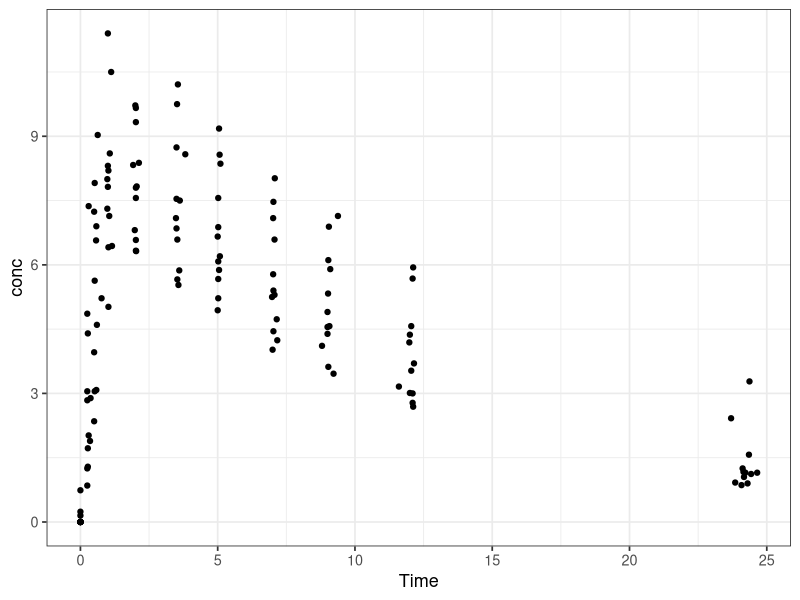
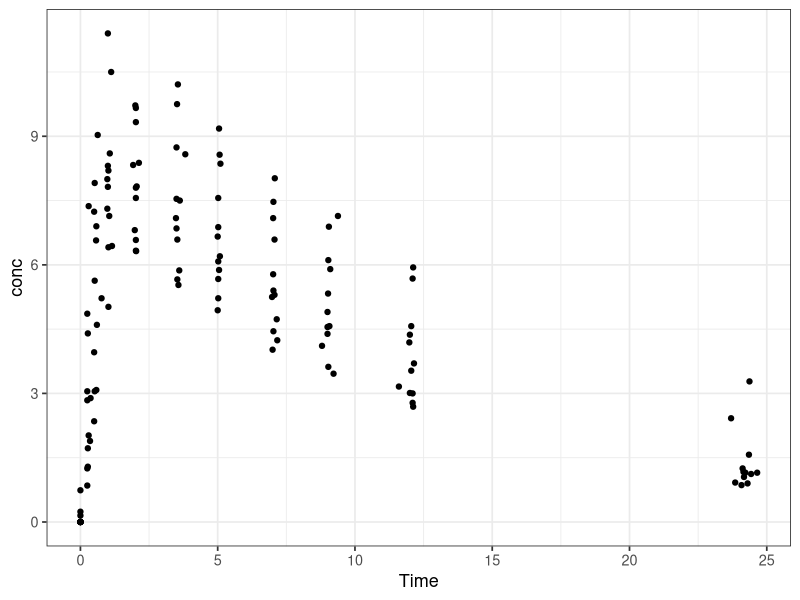

Recreate these plots in R, in order.
## ---- chunk 1
#| echo: true 
#| label: fig-one
#| fig-cap: Concentration time profile
library(ggplot2)
ggplot(Theoph, aes(Time, conc)) + 
  geom_point() + 
  theme_bw(base_size = 13)
## ---- chunk 2
#| echo: true 
#| code-line-numbers: "1-2|3,4"
library(ggplot2)
ggplot(Theoph, aes(Time, conc)) + 
  geom_point() + 
  theme_bw(base_size = 13)
